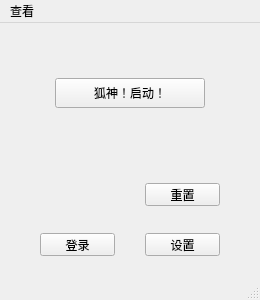
<?xml version="1.0" encoding="UTF-8"?>
<ui version="4.0">
 <class>DanmakuReader</class>
 <widget class="QMainWindow" name="DanmakuReader">
  <property name="geometry">
   <rect>
    <x>0</x>
    <y>0</y>
    <width>260</width>
    <height>300</height>
   </rect>
  </property>
  <property name="minimumSize">
   <size>
    <width>260</width>
    <height>300</height>
   </size>
  </property>
  <property name="maximumSize">
   <size>
    <width>260</width>
    <height>300</height>
   </size>
  </property>
  <property name="windowTitle">
   <string>MainWindow</string>
  </property>
  <widget class="QWidget" name="centralwidget">
   <widget class="QPushButton" name="Launch">
    <property name="geometry">
     <rect>
      <x>55</x>
      <y>55</y>
      <width>150</width>
      <height>30</height>
     </rect>
    </property>
    <property name="minimumSize">
     <size>
      <width>150</width>
      <height>30</height>
     </size>
    </property>
    <property name="maximumSize">
     <size>
      <width>150</width>
      <height>30</height>
     </size>
    </property>
    <property name="text">
     <string>狐神！启动！</string>
    </property>
    <property name="iconSize">
     <size>
      <width>16</width>
      <height>16</height>
     </size>
    </property>
   </widget>
   <widget class="QPushButton" name="Login">
    <property name="geometry">
     <rect>
      <x>40</x>
      <y>210</y>
      <width>75</width>
      <height>23</height>
     </rect>
    </property>
    <property name="text">
     <string>登录</string>
    </property>
   </widget>
   <widget class="QPushButton" name="Settings">
    <property name="geometry">
     <rect>
      <x>145</x>
      <y>210</y>
      <width>75</width>
      <height>23</height>
     </rect>
    </property>
    <property name="text">
     <string>设置</string>
    </property>
   </widget>
   <widget class="QPushButton" name="Reset">
    <property name="geometry">
     <rect>
      <x>145</x>
      <y>160</y>
      <width>75</width>
      <height>23</height>
     </rect>
    </property>
    <property name="text">
     <string>重置</string>
    </property>
   </widget>
  </widget>
  <widget class="QStatusBar" name="statusbar"/>
  <widget class="QMenuBar" name="menuBar">
   <property name="geometry">
    <rect>
     <x>0</x>
     <y>0</y>
     <width>260</width>
     <height>23</height>
    </rect>
   </property>
   <widget class="QMenu" name="checklist">
    <property name="title">
     <string>查看</string>
    </property>
    <addaction name="banword"/>
    <addaction name="update"/>
   </widget>
   <addaction name="checklist"/>
  </widget>
  <action name="banword">
   <property name="text">
    <string>屏蔽词列表</string>
   </property>
  </action>
  <action name="update">
   <property name="text">
    <string>更新内容</string>
   </property>
  </action>
 </widget>
 <resources/>
 <connections>
  <connection>
   <sender>Launch</sender>
   <signal>clicked()</signal>
   <receiver>DanmakuReader</receiver>
   <slot>launch()</slot>
   <hints>
    <hint type="sourcelabel">
     <x>55</x>
     <y>78</y>
    </hint>
    <hint type="destinationlabel">
     <x>156</x>
     <y>16</y>
    </hint>
   </hints>
  </connection>
  <connection>
   <sender>Settings</sender>
   <signal>clicked()</signal>
   <receiver>DanmakuReader</receiver>
   <slot>settings()</slot>
   <hints>
    <hint type="sourcelabel">
     <x>175</x>
     <y>247</y>
    </hint>
    <hint type="destinationlabel">
     <x>182</x>
     <y>255</y>
    </hint>
   </hints>
  </connection>
  <connection>
   <sender>Login</sender>
   <signal>clicked()</signal>
   <receiver>DanmakuReader</receiver>
   <slot>login()</slot>
   <hints>
    <hint type="sourcelabel">
     <x>88</x>
     <y>241</y>
    </hint>
    <hint type="destinationlabel">
     <x>51</x>
     <y>258</y>
    </hint>
   </hints>
  </connection>
  <connection>
   <sender>menuBar</sender>
   <signal>triggered(QAction*)</signal>
   <receiver>DanmakuReader</receiver>
   <slot>check()</slot>
   <hints>
    <hint type="sourcelabel">
     <x>129</x>
     <y>11</y>
    </hint>
    <hint type="destinationlabel">
     <x>129</x>
     <y>149</y>
    </hint>
   </hints>
  </connection>
  <connection>
   <sender>Reset</sender>
   <signal>clicked()</signal>
   <receiver>DanmakuReader</receiver>
   <slot>reset()</slot>
   <hints>
    <hint type="sourcelabel">
     <x>147</x>
     <y>191</y>
    </hint>
    <hint type="destinationlabel">
     <x>187</x>
     <y>213</y>
    </hint>
   </hints>
  </connection>
 </connections>
 <slots>
  <slot>launch()</slot>
  <slot>update_info()</slot>
  <slot>settings()</slot>
  <slot>login()</slot>
  <slot>check()</slot>
  <slot>reset()</slot>
 </slots>
</ui>
